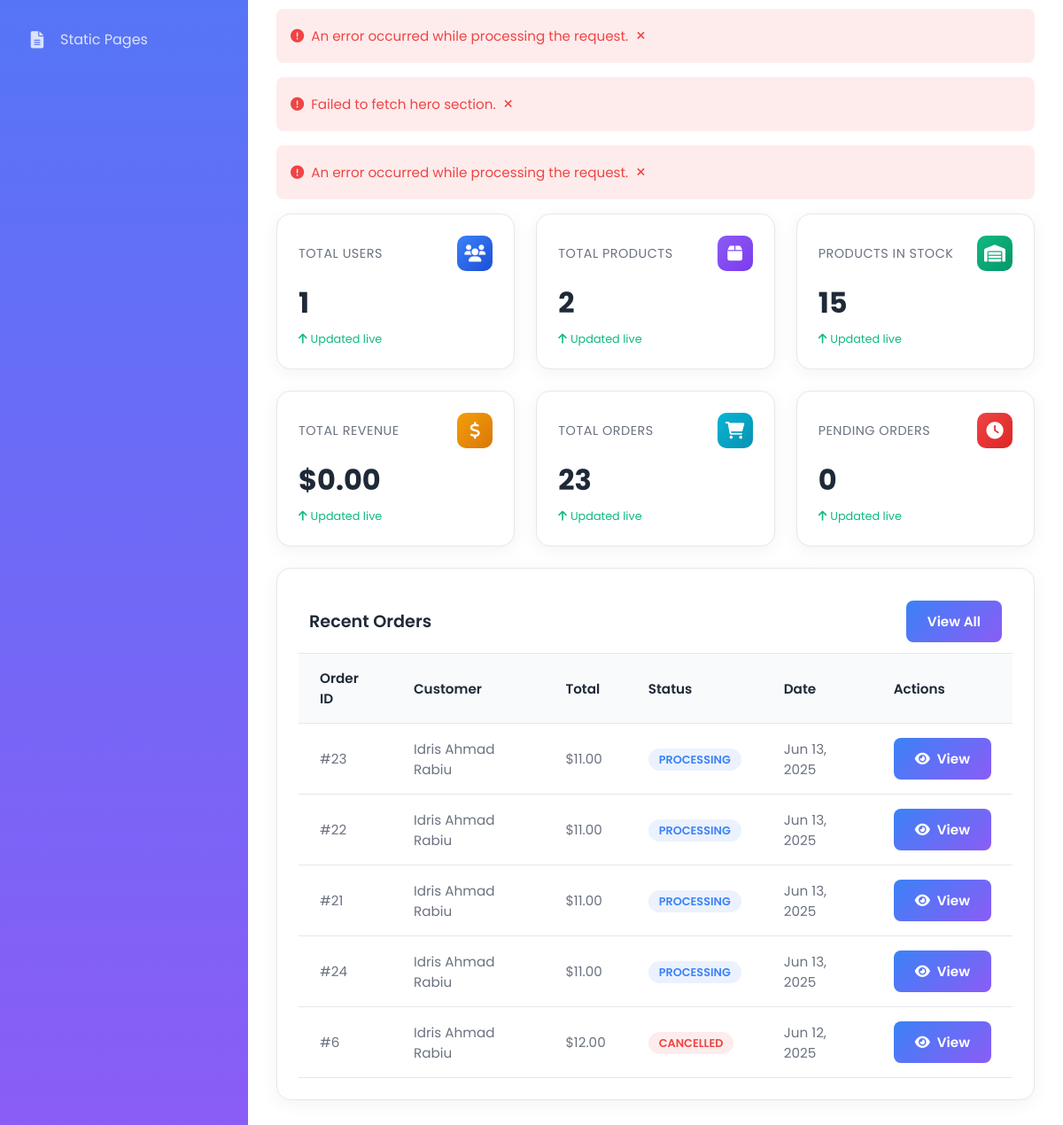
The page /admin.php (signed in, lower part) on the database as committed earlier.
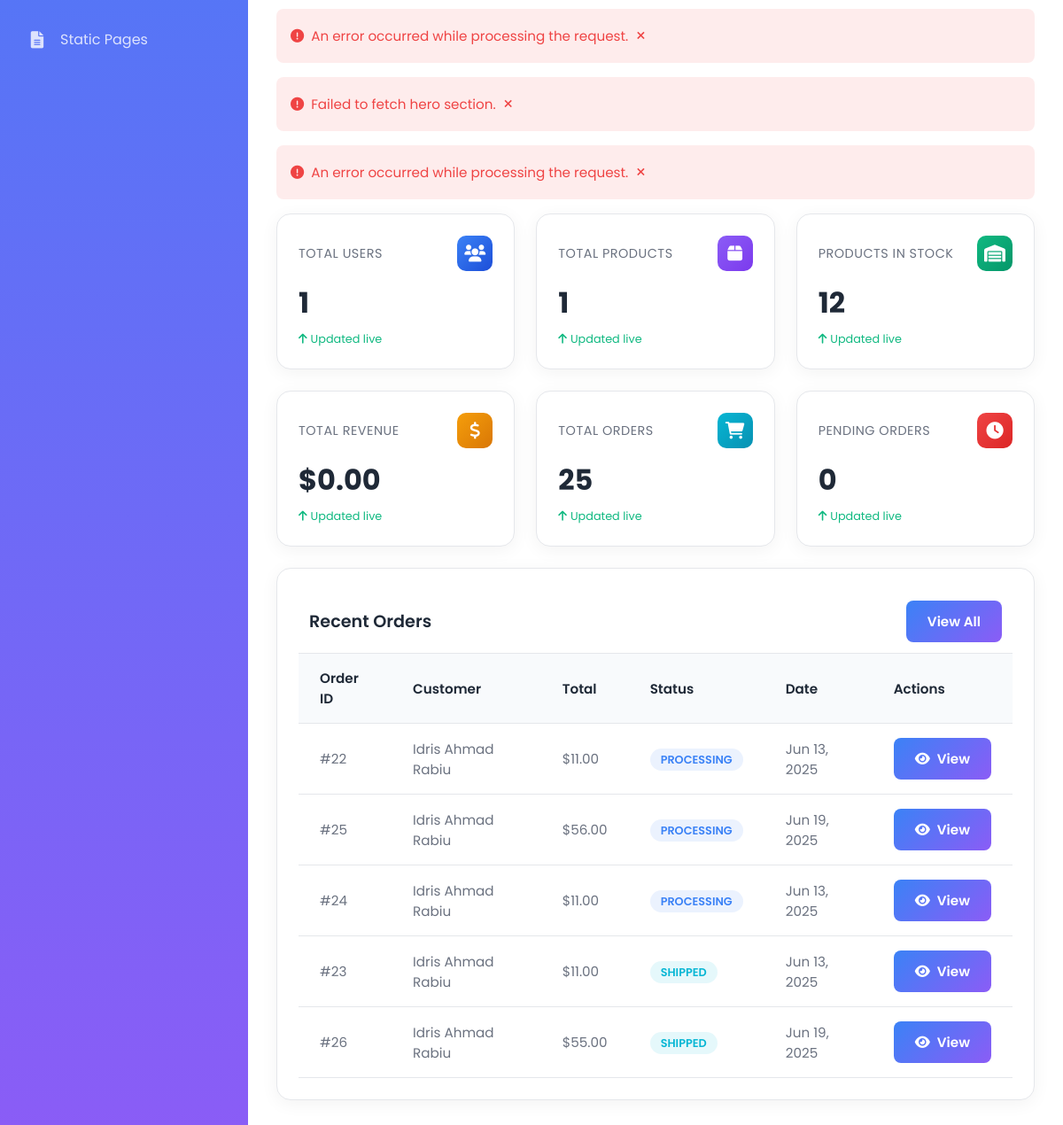
The same page on the database as committed later.
### tables this page shows
CREATE TABLE `orders` (
  `id` bigint(20) UNSIGNED NOT NULL,
  `user_id` int(11) UNSIGNED NOT NULL,
  `address_id` int(11) UNSIGNED NOT NULL,
  `payment_id` int(11) UNSIGNED DEFAULT NULL,
  `total` decimal(10,2) NOT NULL,
  `delivery_fee` decimal(10,2) NOT NULL,
  `delivery_fee_id` int(11) UNSIGNED DEFAULT NULL,
  `status` enum('pending','processing','shipped','delivered','cancelled') DEFAULT 'pending',
  `created_at` timestamp NOT NULL DEFAULT current_timestamp(),
  `updated_at` timestamp NOT NULL DEFAULT current_timestamp() ON UPDATE current_timestamp(),
  `estimated_delivery_days` int(11) DEFAULT NULL
);

CREATE TABLE `users` (
  `id` int(10) UNSIGNED NOT NULL,
  `email` varchar(255) NOT NULL,
  `password` varchar(255) NOT NULL,
  `full_name` varchar(100) DEFAULT NULL,
  `profile_picture` varchar(255) DEFAULT NULL,
  `address` text NOT NULL,
  `phone` varchar(20) NOT NULL,
  `is_admin` tinyint(1) DEFAULT 0,
  `created_at` timestamp NOT NULL DEFAULT current_timestamp(),
  `updated_at` timestamp NOT NULL DEFAULT current_timestamp() ON UPDATE current_timestamp()
);

### admin.php (the view, shortened to what the changed rows need)
<?php
include 'config.php';
try {
    $total_products = $conn->query("SELECT COUNT(*) as count FROM products")->fetch_assoc()['count'] ?? 0;
    $total_orders = $conn->query("SELECT COUNT(*) as count FROM orders")->fetch_assoc()['count'] ?? 0;
    $total_stock = $conn->query("SELECT SUM(stock_quantity) as sum FROM inventory")->fetch_assoc()['sum'] ?? 0;
} catch (Exception $e) {
    error_log('Database query error: ' . $e->getMessage());
    $total_users = $total_products = $total_orders = $total_revenue = $total_stock = $pending_orders = 0;
}
$orders = [];
try {
    $result = $conn->query("
        SELECT o.id, o.user_id, u.full_name, o.total, o.delivery_fee, o.status, o.created_at, o.address_id
        FROM orders o
        JOIN users u ON o.user_id = u.id
        ORDER BY FIELD(o.status, 'processing', 'pending', 'shipped', 'delivered', 'cancelled')
    ");
    while ($row = $result->fetch_assoc()) {
        $orders[] = $row;
    }
} catch (Exception $e) {
    error_log('Orders query error: ' . $e->getMessage());
}
?>
<!DOCTYPE html>
<html lang="en">
<head>
    <link href="https://cdnjs.cloudflare.com/ajax/libs/font-awesome/6.0.0/css/all.min.css" rel="stylesheet">
</head>
<body>
    <div class="admin-container">
        <div class="main-content">
            <div class="tab-content active" id="dashboard">
                <div class="dashboard-grid">
                    <div class="dashboard-card">
                        <div class="card-header">
                            <div class="card-title">Total Products</div>
                            <div class="card-icon" style="background: linear-gradient(135deg, #8b5cf6, #7c3aed);">
                            </div>
                        </div>
                        <div class="card-value"><?php echo htmlspecialchars($total_products); ?></div>
                        <div class="card-change change-positive">
                            <i class="fas fa-arrow-up"></i> Updated live
                        </div>
                    </div>
                    <div class="dashboard-card">
                        <div class="card-header">
                            <div class="card-title">Products In Stock</div>
                            <div class="card-icon" style="background: linear-gradient(135deg, #10b981, #059669);">
                            </div>
                        </div>
                        <div class="card-value"><?php echo htmlspecialchars($total_stock); ?></div>
                        <div class="card-change change-positive">
                            <i class="fas fa-arrow-up"></i> Updated live
                        </div>
                    </div>
                    <div class="dashboard-card">
                        <div class="card-header">
                            <div class="card-title">Total Orders</div>
                            <div class="card-icon" style="background: linear-gradient(135deg, #06b6d4, #0891b2);">
                            </div>
                        </div>
                        <div class="card-value"><?php echo htmlspecialchars($total_orders); ?></div>
                        <div class="card-change change-positive">
                            <i class="fas fa-arrow-up"></i> Updated live
                        </div>
                    </div>
                </div>
                <div class="table-container">
                    <table>
                        <thead>
                            <tr>
                                <th>Order ID</th>
                                <th>Customer</th>
                                <th>Total</th>
                                <th>Status</th>
                                <th>Date</th>
                                <th>Actions</th>
                            </tr>
                        </thead>
                        <tbody>
                            <?php foreach (array_slice($orders, 0, 5) as $order): ?>
                                <tr>
                                    <td>#<?php echo htmlspecialchars($order['id']); ?></td>
                                    <td><?php echo htmlspecialchars($order['full_name'] ?? 'N/A'); ?></td>
                                    <td>$<?php echo number_format(($order['total'] ?? 0) + ($order['delivery_fee'] ?? 0), 2); ?></td>
                                    <td>
                                        <span class="status-badge status-<?php echo htmlspecialchars(strtolower($order['status'] ?? 'pending')); ?>">
                                            <?php echo htmlspecialchars(ucfirst($order['status'] ?? 'Pending')); ?>
                                        </span>
                                    </td>
                                    <td><?php echo htmlspecialchars(date('M d, Y', strtotime($order['created_at'] ?? 'now'))); ?></td>
                                    <td>
                                        <button class="btn btn-primary btn-sm" onclick="viewOrder(<?php echo htmlspecialchars($order['id']); ?>)">
                                            <i class="fas fa-eye"></i> View
                                        </button>
                                    </td>
                                </tr>
                            <?php endforeach; ?>
                        </tbody>
                    </table>
                </div>
            </div>
        </div>
    </div>
</body>
</html>

Rows that differ between the two databases and show on the page:
no longer on this page (row edited): orders: id "21", user.full_name "Idris Ahmad Rabiu", ($order['total'] ?? 0) + ($order['delivery_fee'] ?? 0) "11.00", status "PROCESSING", created_at "Jun 13, 2025"
no longer on this page (row unchanged): orders: id "6", user.full_name "Idris Ahmad Rabiu", ($order['total'] ?? 0) + ($order['delivery_fee'] ?? 0) "12.00", status "CANCELLED", created_at "Jun 12, 2025"
added orders: id "25", user.full_name "Idris Ahmad Rabiu", ($order['total'] ?? 0) + ($order['delivery_fee'] ?? 0) "56.00", status "PROCESSING", created_at "Jun 19, 2025"
changed orders id 23: status "PROCESSING" → "SHIPPED"; moves down the list
added orders: id "26", user.full_name "Idris Ahmad Rabiu", ($order['total'] ?? 0) + ($order['delivery_fee'] ?? 0) "55.00", status "SHIPPED", created_at "Jun 19, 2025"
Other text that changed with them:
$total_products: "2" → "1"
$total_stock: "15" → "12"
$total_orders: "23" → "25"
